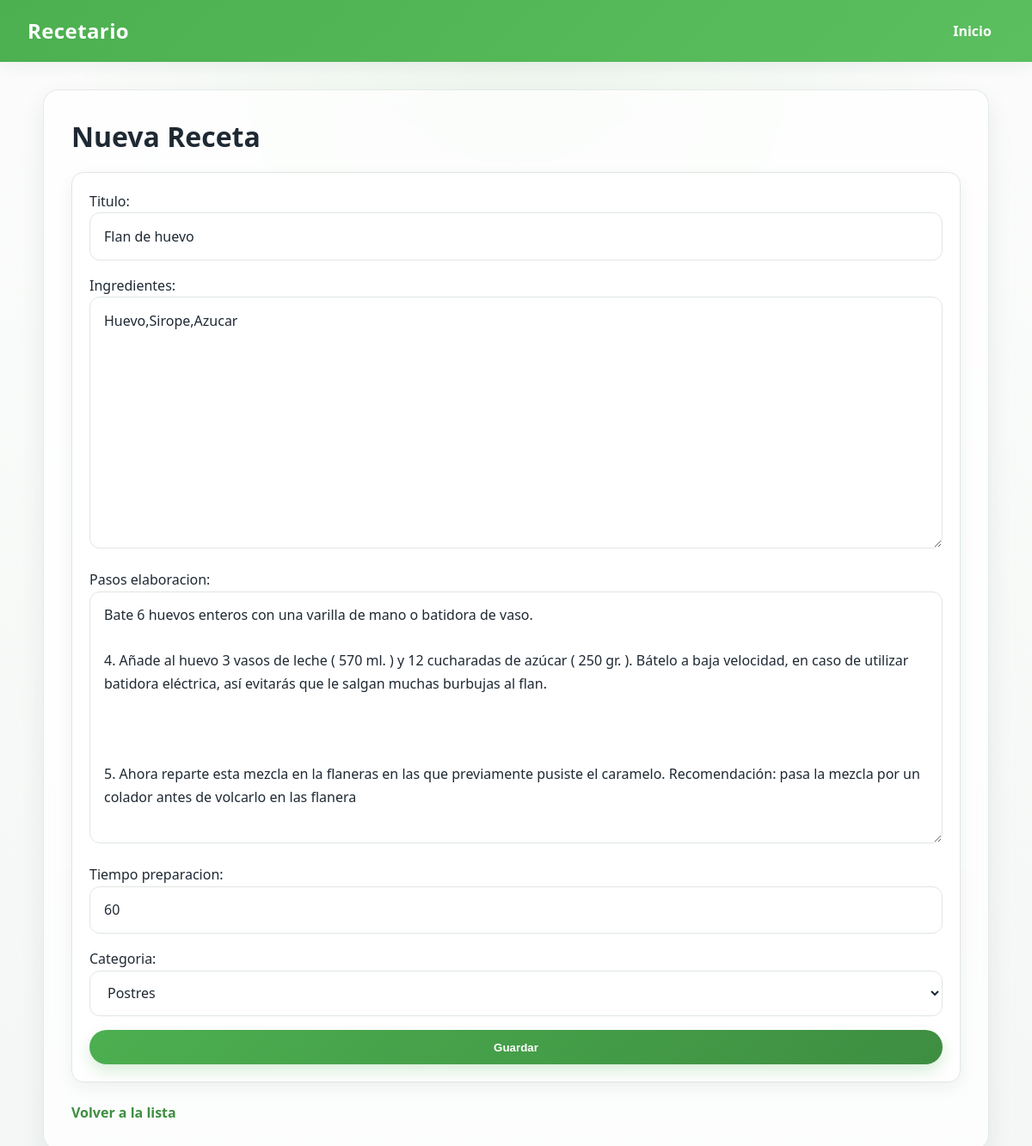
The app's page /editar/4/ (signed in) with its own data.
### recetas/models.py (models this page shows, shortened)
class Receta(models.Model):
    titulo = models.CharField(max_length = 100)
    ingredientes = models.TextField( blank=False,null=False,max_length=300)
    pasos_elaboracion = models.TextField(blank=False,null=False,max_length=550)
    tiempo_preparacion = models.PositiveIntegerField(blank= True,null=True)
    autor = models.ForeignKey(settings.AUTH_USER_MODEL, on_delete= models.CASCADE, related_name="recetas", default= 0)
    fecha_creacion = models.DateTimeField(default= timezone.now)
    categoria = models.ForeignKey(Categoria, on_delete=models.SET_NULL, null=True, blank=True)
    class Meta:
        ordering = ["-fecha_creacion"]

### recetas/views.py (the view)
# urls.py: path("editar/<int:pk>/",EditarRecetaView.as_view(), name="editar_receta"),
class EditarRecetaView(LoginRequiredMixin, UserPassesTestMixin, UpdateView):
    model = Receta
    form_class = RecetaForm
    template_name = "recetas/crear_recetas.html"
    success_url = reverse_lazy("lista_recetas")
    def test_func(self):
        receta = self.get_object()
        return self.request.user == receta.autor

### recetas/forms.py
class RecetaForm(forms.ModelForm):
    class Meta:
        model = Receta
        fields = ["titulo","ingredientes","pasos_elaboracion", "tiempo_preparacion","categoria"]

### recetas/models.py (called while the page is built)
    def __str__(self):
        return self.nombre

### recetas/templates/recetas/crear_recetas.html (shortened to what this page needs)
{% extends 'recetas/base.html' %}
{% block content %}
<h2>Nueva Receta</h2>
<form method="post">
    {{ form.as_p }}
    <button type="submit" class="btn">Guardar</button>
</form>
<a href="{% url 'lista_recetas' %}">Volver a la lista</a>
{% endblock %}

### recetas/static/recetas/style.css (style rules this page uses)
:root { --bg: #f4f7f5; --surface: #ffffff; --surface-alt: #f8fbf8; --text: #1f2933; --muted: #6b7280; --primary: #4caf50; --primary-dark: #3e8e41; --primary-soft: #e8f5e9; --border: #dfe7e1; --shadow: 0 12px 30px rgba(31, 41, 51, 0.08); --shadow-soft: 0 6px 18px rgba(31, 41, 51, 0.06); --radius: 18px; }
* { box-sizing: border-box; }
html { scroll-behavior: smooth; }
body { font-family: 'Segoe UI', Tahoma, Geneva, Verdana, sans-serif; background: radial-gradient(circle at top, rgba(76, 175, 80, 0.08), transparent 35%), linear-gradient(180deg, #fbfcfb 0%, var(--bg) 100%); color: var(--text); margin: 0; min-height: 100vh; display: flex; flex-direction: column; }
main h2, main h3, main h4 { color: var(--text); margin-top: 0; }
main h2 { font-size: 2rem; margin-bottom: 1rem; }
main p { line-height: 1.65; color: var(--text); }
main a { color: var(--primary-dark); text-decoration: none; font-weight: 600; transition: color 0.2s ease, opacity 0.2s ease; }
form { display: grid; gap: 1rem; margin: 1.25rem 0 1.5rem; padding: 1.25rem; background: var(--surface); border: 1px solid var(--border); border-radius: calc(var(--radius) - 4px); box-shadow: var(--shadow-soft); }
form p { margin: 0; }
input, select, textarea { width: 100%; border: 1px solid var(--border); background: var(--surface); color: var(--text); border-radius: 12px; padding: 0.85rem 1rem; font: inherit; outline: none; transition: border-color 0.2s ease, box-shadow 0.2s ease, transform 0.2s ease; }
button, .btn, input[type="submit"] { display: inline-flex; align-items: center; justify-content: center; gap: 0.4rem; border: none; border-radius: 999px; padding: 0.8rem 1.2rem; background: linear-gradient(135deg, var(--primary), var(--primary-dark)); color: white; font-weight: 700; cursor: pointer; text-decoration: none; box-shadow: 0 8px 18px rgba(76, 175, 80, 0.22); transition: transform 0.2s ease, box-shadow 0.2s ease, filter 0.2s ease; }

### records on screen
Receta: titulo "Flan de huevo", ingredientes "Huevo,Sirope,Azucar", pasos_elaboracion "Bate 6 huevos enteros con una varilla de mano o batidora de vaso. 4. Añade al huevo 3 vasos de leche ( 570 ml. ) y 12 cucharadas de azúcar ( 250 gr. ). Bátelo a baja velocidad, en caso de utilizar batidora eléctrica, así evitarás que le salgan muchas burbujas al flan. 5. Ahora reparte esta mezcla en la flaneras en las que previamente pusiste el caramelo. Recomendación: pasa la mezcla por un colador antes de volcarlo en las flanera", tiempo_preparacion "60", categoria "Postres"
